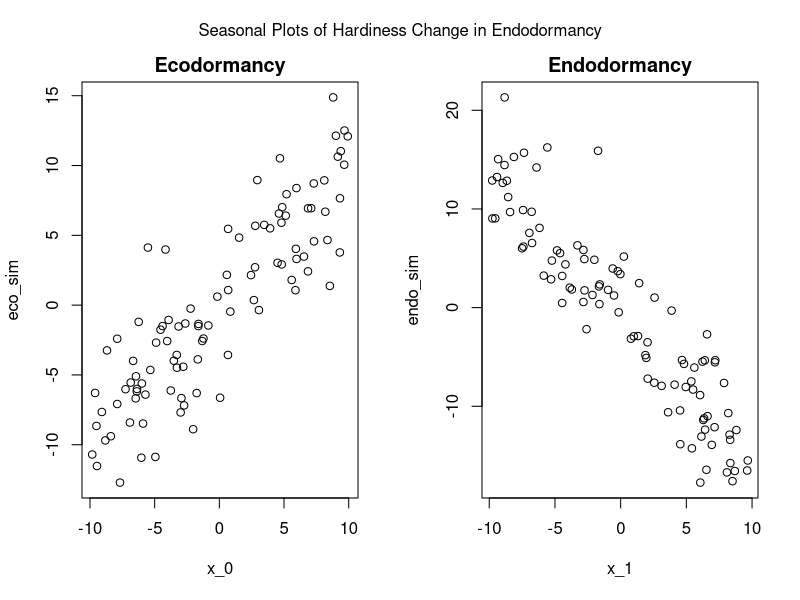

Write R code to recreate this figure.
# Started Feb 4th, 2022
# Simulating endo and eco dormancy hardiness delta for tmean

# housekeeping
rm(list = ls())
options(stringsAsFactors = FALSE)

par(mfrow = c(1, 2))

# ecodormancy

n <- 100
b_0 <- 1 # change in hardiness per degree C tmean
x_0 <- runif(n, -10, 10) # mean temperature between -10 and 10
error_0 <- rnorm(n, 0, 3)
eco_sim <- b_0 * x_0 + error_0

plot(eco_sim ~ x_0)
title(main = "Ecodormancy", line = 0.5)

# endodormancy

b_1 <- -1.5 # change in hardiness per degree C tmean
x_1 <- runif(n, -10, 10) # mean temperature between -10 and 10
error_1 <- rnorm(n, 0, 4)
endo_sim <- b_1 * x_1 + error_1

plot(endo_sim ~ x_1)
title(main = "Endodormancy", line = 0.5)

mtext("Seasonal Plots of Hardiness Change in Endodormancy",
side = 3, line = -2, outer = TRUE)
